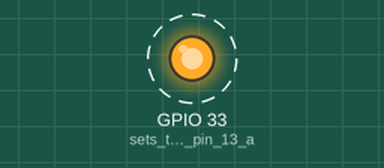
Simulated run of this sketch. Board: ESP32. Shown: output pins drawn as LEDs (lit = HIGH). Dashed ring = blinking. What the sketch prints to the serial monitor is not drawn.

Above: at 0.5 s.
Timing chart, 0 to 4.6 s (numbered marks = the images above):
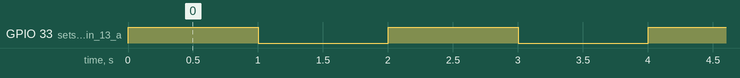

Measured:
- by itself, GPIO 33 (sets_the_digital_pin_13_a): alternates HIGH for 1.0 s and LOW for 1.0 s

The sketch:

sketch_mar28b.ino
```cpp
void setup() {
  Serial.begin(9600);
  while (!Serial) {
    ; // wait for serial port to connect. Needed for native USB port only
  }

  pinMode(33, OUTPUT);    // sets the digital pin 13 as output
  Serial.println("PIN SET");
}

void loop() {
  digitalWrite(33, HIGH); // sets the digital pin 13 on
  delay(1000);            // waits for a second
  Serial.println("ON");  // Power
  digitalWrite(33, LOW);  // sets the digital pin 13 off
  delay(1000);            // waits for a second
  Serial.println("OFF");  // Power
}
```
